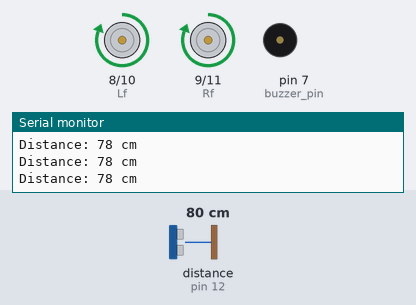
A sketch run on a simulated Arduino Uno, built with avr-gcc and run on an emulated ATmega328P. Shown: motor-driver pin pairs drawn as motors (green arrow = first pin HIGH = forward, orange = second pin HIGH = backward, longer = more drive), buzzer (waves = sounding, pin HIGH), the last lines printed to the serial monitor. Wiring (inferred from the names in the program): ultrasonic range finder: trigger pin 13; echo pin 12. The test bench sets the inputs (shaded band); at power-on: distance to the obstacle (sensor on pin 12) 80 cm. The echo pulse lasts 58.3 µs per cm; pins used as bus, display or sensor lines are not drawn.

Above: at 1.2 s.
1.3 s: distance to the obstacle (sensor on pin 12) set to 35 cm
2.8 s: distance to the obstacle (sensor on pin 12) set to 29 cm
At 3.4 s:
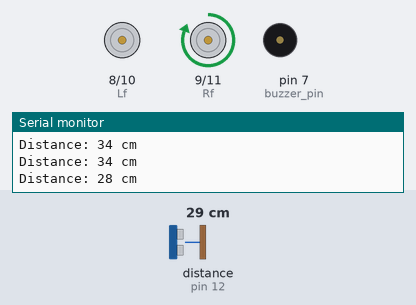
5.8 s: distance to the obstacle (sensor on pin 12) set to 120 cm
At 7.2 s:
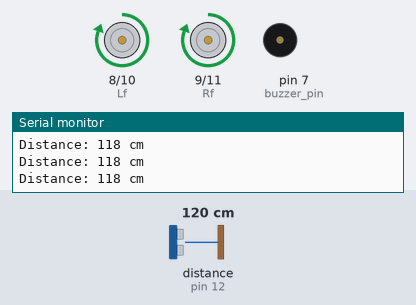
7.5 s: distance to the obstacle (sensor on pin 12) set to 2 cm
At 8.9 s:
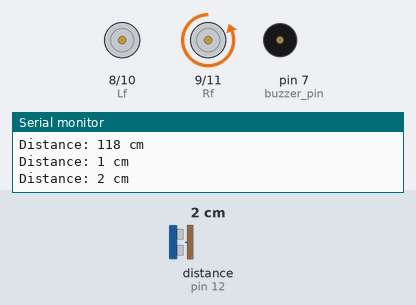
Timing chart, 0 to 11.5 s (numbered marks = the images above; inputs shaded):
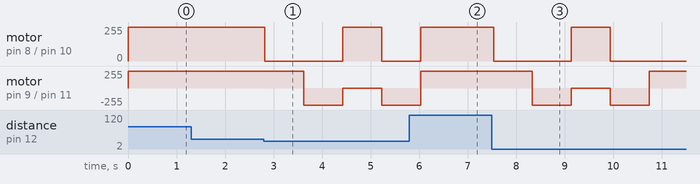

The sketch:

arduino_code.ino
```cpp
int trig_pin = 13;
int echo_pin = 12;
int buzzer_pin = 7;

int turn = 0;

int turn_time = 800; // time taken to rotate 90 degree
int threshold_dist = 30; // cm

//int Lf = 11, Lb = 10, Rf = 9, Rb = 8;
int Lf = 8, Lb = 10, Rf = 9, Rb = 11;

int duration;
int distance;

void setup() {
  pinMode(trig_pin, OUTPUT);
  pinMode(echo_pin, INPUT);
  pinMode(buzzer_pin, OUTPUT);

  pinMode(Lf, OUTPUT);
  pinMode(Lb, OUTPUT);
  pinMode(Rf, OUTPUT);
  pinMode(Rb, OUTPUT);

  Serial.begin(9600);
}

void loop() {
  digitalWrite(trig_pin, LOW);
  delayMicroseconds(2);

  digitalWrite(trig_pin, HIGH);
  delayMicroseconds(10);
  digitalWrite(trig_pin, LOW);

  duration = pulseIn(echo_pin, HIGH);

  distance = duration * 0.034 / 2;

  Serial.print("Distance: ");
  Serial.print(distance);
  Serial.println(" cm");


  if (distance > threshold_dist) {
    turn = 0;

    digitalWrite(Lf, HIGH);
    digitalWrite(Lb, LOW);
    digitalWrite(Rf, HIGH);
    digitalWrite(Rb, LOW);

//    digitalWrite(buzzer_pin, LOW);
  }

  else if (distance <= threshold_dist) {
//    digitalWrite(buzzer_pin, HIGH);

    // turning left when obstacle is present
    if(turn == 0)
    {
      turn = 1;
      digitalWrite(Lf, LOW);
      digitalWrite(Lb, LOW);
      digitalWrite(Rf, HIGH);
      digitalWrite(Rb, LOW);
      delay(turn_time);
    }
    else if(turn==1)// taking u turn if an obstacle is present after first turn
    {
      turn = 2;

      // go back to the original position
      digitalWrite(Lf, LOW);
      digitalWrite(Lb, LOW);
      digitalWrite(Rf, LOW);
      digitalWrite(Rb, HIGH);
      delay(turn_time);

      // turn right
      digitalWrite(Lf, HIGH);
      digitalWrite(Lb, LOW);
      digitalWrite(Rf, LOW);
      digitalWrite(Rb, LOW);
      delay(turn_time);
    }
    else if(turn==2) // turning right when obstacle is present after turn 2
    {
//      turn = 3;
      turn = 0;

      digitalWrite(Lf, LOW);
      digitalWrite(Lb, LOW);
      digitalWrite(Rf, LOW);
      digitalWrite(Rb, HIGH);
      delay(turn_time);
    }
  }
}
```

Measured:
- the behaviour switches between 32 and 31 cm on distance to the obstacle (sensor on pin 12) (found by bisection; images 0 and 1)
- after the input at 2.8 s, motor on pin 8 (Lf) / pin 10 (Lb): forward 255/255 → stopped at once, → forward 255/255 1.6 s later, → stopped 0.80 s later; motor on pin 9 (Rf) / pin 11 (Rb): forward 255/255 → backward 255/255 after 0.82 s, → stopped 0.80 s later, → backward 255/255 0.80 s later
- after the input at 5.8 s, motor on pin 8 (Lf) / pin 10 (Lb): stopped → forward 255/255 after 0.23 s; motor on pin 9 (Rf) / pin 11 (Rb): goes on until 6.0 s, then stays forward 255/255
- after the input at 7.5 s, motor on pin 8 (Lf) / pin 10 (Lb): forward 255/255 → stopped at once, → forward 255/255 1.6 s later, → stopped 0.80 s later; motor on pin 9 (Rf) / pin 11 (Rb): forward 255/255 → backward 255/255 after 0.84 s, → stopped 0.80 s later, → backward 255/255 0.80 s later, → forward 255/255 0.80 s later
